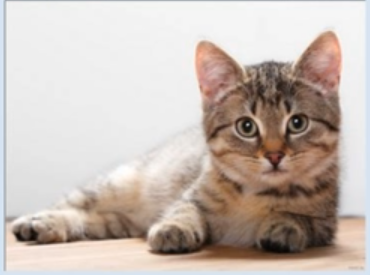
//> input picture LBP/lbp2.png, 370 x 275 px
$ ./main   (built with g++ and OpenCV 4)
//> lines starting //> are read from the running program, lines starting //| are printed output that depends on the picture; after the words box and inside, x2 and y2 are one past the last pixel; in counts of white or black regions, pixels touching at a corner belong together
#include <opencv2/opencv.hpp>
#include <iostream>

using namespace std;
using namespace cv;

int main() {
	Mat dst,gray_src;
	Mat src = imread("D:/AAwork/VS Project/LBP/lbp2.png");
//> src is the input picture: 275 rows x 370 cols, CV_8UC3; mean B, G, R 179.3, 186.6, 198.9
	if (src.empty()) {
		printf("could not load image...\n");
		return -1;
	}
	namedWindow("input image", WINDOW_AUTOSIZE);
	imshow("input image", src);

	cvtColor(src, gray_src, COLOR_BGR2GRAY);
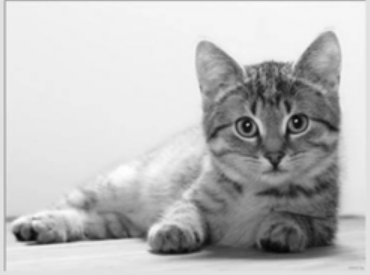
//> gray_src: 275 rows x 370 cols, CV_8UC1; min 7, max 254, mean 189.4
	int width = gray_src.cols;
//> width = 370
	int height = gray_src.rows;
//> height = 275

	Mat lbpImage = Mat::zeros(height - 2, width - 2, CV_8UC1);
	for (int row = 1; row < height-1; row++) {
		for (int col = 1; col < width - 1; col++) {
			uchar c = gray_src.at<uchar>(row, col);
			uchar code = 0;
			code |= (gray_src.at<uchar>(row - 1, col - 1) > c) << 7;
			code |= (gray_src.at<uchar>(row - 1, col ) > c) << 7;
			code |= (gray_src.at<uchar>(row - 1, col + 1) > c) << 7;
			code |= (gray_src.at<uchar>(row , col + 1) > c) << 7;
			code |= (gray_src.at<uchar>(row + 1, col + 1) > c) << 7;
			code |= (gray_src.at<uchar>(row + 1, col ) > c) << 7;
			code |= (gray_src.at<uchar>(row + 1, col - 1) > c) << 7;
			code |= (gray_src.at<uchar>(row , col - 1) > c) << 7;
			lbpImage.at<uchar>(row - 1, col - 1) = code;
		}
	}
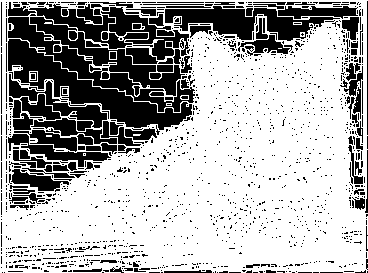
//> lbpImage: 273 rows x 368 cols, CV_8UC1; values 0 (black) and 128 (white), 66.6% white; 1525 black regions (1378 under 20 px), largest, box (x1, y1, x2, y2) and area: (8, 39, 192, 130) 4484, (165, 6, 340, 41) 2777, (8, 17, 195, 112) 2754
	namedWindow("LBP result", WINDOW_AUTOSIZE);
	imshow("LBP result", lbpImage);
	waitKey(0);
	return 0;
}

$ run again, with LBP/lbp1.png copied over LBP/lbp2.png
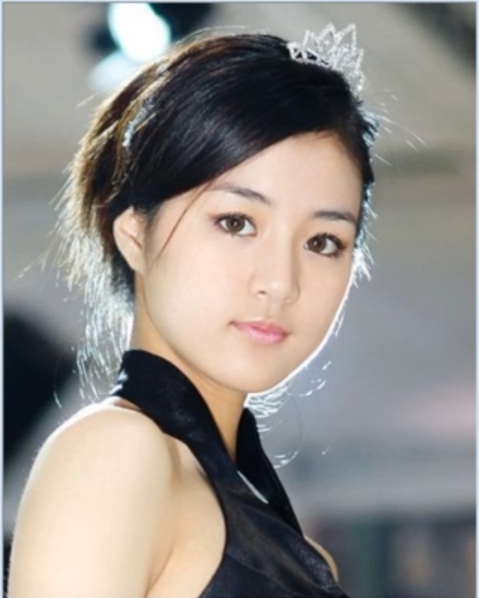
//> input picture LBP/lbp1.png, 479 x 598 px
//> src is the input picture: 598 rows x 479 cols, CV_8UC3; mean B, G, R 135.9, 140.3, 145.1
//> `cvtColor(src, gray_src, COLOR_BGR2GRAY);`:
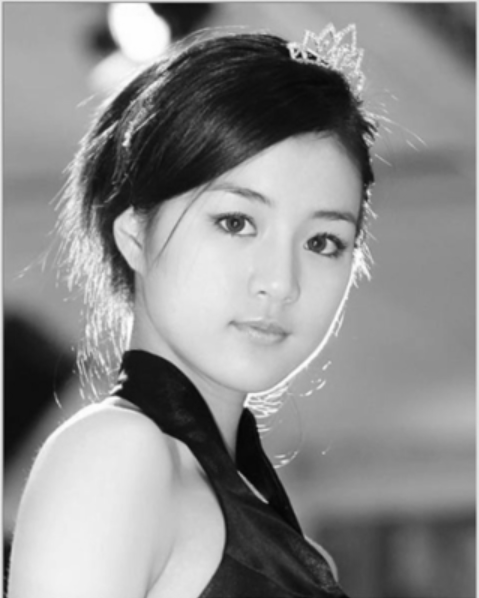
//> gray_src: 598 rows x 479 cols, CV_8UC1; min 5, max 255, mean 141.2
//> after the loop `for (int row = 1; row < height-1; row++)`:
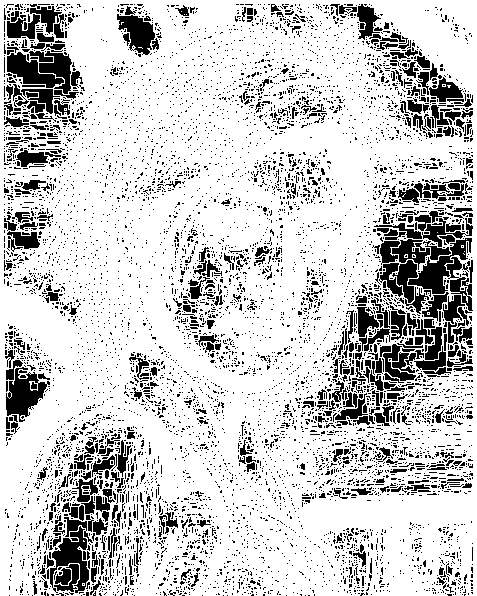
//> lbpImage: 596 rows x 477 cols, CV_8UC1; values 0 (black) and 128 (white), 79.8% white; 7849 black regions (7410 under 20 px), largest, box (x1, y1, x2, y2) and area: (6, 367, 50, 422) 1162, (408, 238, 472, 294) 1128, (50, 526, 89, 593) 1066
